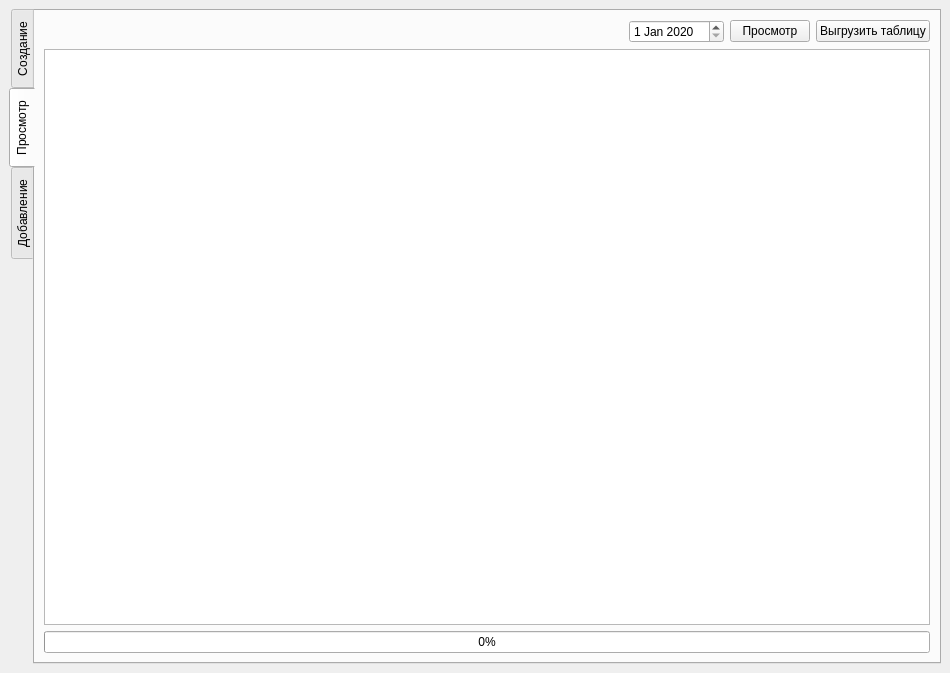
<?xml version="1.0" encoding="UTF-8"?>
<ui version="4.0">
 <class>MainWindow</class>
 <widget class="QMainWindow" name="MainWindow">
  <property name="geometry">
   <rect>
    <x>0</x>
    <y>0</y>
    <width>950</width>
    <height>673</height>
   </rect>
  </property>
  <property name="windowTitle">
   <string>Расписание занятий</string>
  </property>
  <property name="statusTip">
   <string notr="true"/>
  </property>
  <widget class="QWidget" name="centralwidget">
   <layout class="QVBoxLayout" name="verticalLayout_8">
    <item>
     <widget class="QTabWidget" name="tabWidget">
      <property name="focusPolicy">
       <enum>Qt::StrongFocus</enum>
      </property>
      <property name="tabPosition">
       <enum>QTabWidget::West</enum>
      </property>
      <property name="tabShape">
       <enum>QTabWidget::Rounded</enum>
      </property>
      <property name="currentIndex">
       <number>1</number>
      </property>
      <widget class="QWidget" name="tab">
       <attribute name="title">
        <string>Создание</string>
       </attribute>
       <layout class="QVBoxLayout" name="verticalLayout_2">
        <item>
         <widget class="QTableWidget" name="tableWidget">
          <property name="focusPolicy">
           <enum>Qt::NoFocus</enum>
          </property>
          <property name="editTriggers">
           <set>QAbstractItemView::NoEditTriggers</set>
          </property>
          <property name="selectionMode">
           <enum>QAbstractItemView::NoSelection</enum>
          </property>
          <property name="selectionBehavior">
           <enum>QAbstractItemView::SelectRows</enum>
          </property>
          <property name="sortingEnabled">
           <bool>false</bool>
          </property>
          <attribute name="verticalHeaderVisible">
           <bool>false</bool>
          </attribute>
         </widget>
        </item>
        <item>
         <layout class="QHBoxLayout" name="horizontalLayout_6">
          <item>
           <widget class="QProgressBar" name="progressBar">
            <property name="value">
             <number>0</number>
            </property>
           </widget>
          </item>
          <item>
           <widget class="QDateEdit" name="dateEdit">
            <property name="minimumDate">
             <date>
              <year>2020</year>
              <month>1</month>
              <day>1</day>
             </date>
            </property>
           </widget>
          </item>
          <item>
           <widget class="QPushButton" name="pushButton">
            <property name="minimumSize">
             <size>
              <width>124</width>
              <height>23</height>
             </size>
            </property>
            <property name="maximumSize">
             <size>
              <width>181</width>
              <height>31</height>
             </size>
            </property>
            <property name="text">
             <string>Сохранить расписание</string>
            </property>
            <property name="shortcut">
             <string>Ctrl+S</string>
            </property>
           </widget>
          </item>
         </layout>
        </item>
       </layout>
      </widget>
      <widget class="QWidget" name="tab_3">
       <attribute name="title">
        <string>Просмотр</string>
       </attribute>
       <layout class="QVBoxLayout" name="verticalLayout_3">
        <item>
         <layout class="QHBoxLayout" name="horizontalLayout">
          <item>
           <spacer name="horizontalSpacer">
            <property name="orientation">
             <enum>Qt::Horizontal</enum>
            </property>
            <property name="sizeHint" stdset="0">
             <size>
              <width>40</width>
              <height>20</height>
             </size>
            </property>
           </spacer>
          </item>
          <item>
           <widget class="QDateEdit" name="dateEdit_2">
            <property name="minimumDate">
             <date>
              <year>2020</year>
              <month>1</month>
              <day>1</day>
             </date>
            </property>
           </widget>
          </item>
          <item>
           <widget class="QPushButton" name="pushButton_2">
            <property name="text">
             <string>Просмотр</string>
            </property>
           </widget>
          </item>
          <item>
           <widget class="QPushButton" name="export_button">
            <property name="text">
             <string>Выгрузить таблицу</string>
            </property>
           </widget>
          </item>
         </layout>
        </item>
        <item>
         <widget class="QTableWidget" name="tableWidget_2">
          <property name="focusPolicy">
           <enum>Qt::NoFocus</enum>
          </property>
          <attribute name="verticalHeaderVisible">
           <bool>false</bool>
          </attribute>
         </widget>
        </item>
        <item>
         <widget class="QProgressBar" name="progressBar_2">
          <property name="value">
           <number>0</number>
          </property>
         </widget>
        </item>
       </layout>
      </widget>
      <widget class="QWidget" name="tab_2">
       <attribute name="title">
        <string>Добавление</string>
       </attribute>
       <layout class="QVBoxLayout" name="verticalLayout_4">
        <item>
         <widget class="QTabWidget" name="tabWidget_2">
          <property name="focusPolicy">
           <enum>Qt::NoFocus</enum>
          </property>
          <property name="tabPosition">
           <enum>QTabWidget::South</enum>
          </property>
          <property name="currentIndex">
           <number>0</number>
          </property>
          <widget class="QWidget" name="tab_4">
           <attribute name="title">
            <string>Группы</string>
           </attribute>
           <layout class="QVBoxLayout" name="verticalLayout">
            <item>
             <layout class="QHBoxLayout" name="horizontalLayout_2">
              <item>
               <widget class="QLineEdit" name="edit_group"/>
              </item>
              <item>
               <widget class="QPushButton" name="button_group">
                <property name="text">
                 <string>Добавить</string>
                </property>
               </widget>
              </item>
             </layout>
            </item>
            <item>
             <widget class="QTableWidget" name="table_groups">
              <property name="focusPolicy">
               <enum>Qt::NoFocus</enum>
              </property>
              <property name="editTriggers">
               <set>QAbstractItemView::NoEditTriggers</set>
              </property>
             </widget>
            </item>
           </layout>
          </widget>
          <widget class="QWidget" name="tab_5">
           <attribute name="title">
            <string>Преподаватели</string>
           </attribute>
           <layout class="QVBoxLayout" name="verticalLayout_5">
            <item>
             <layout class="QHBoxLayout" name="horizontalLayout_3">
              <item>
               <widget class="QLineEdit" name="edit_lecturer"/>
              </item>
              <item>
               <widget class="QPushButton" name="button_lecturer">
                <property name="text">
                 <string>Добавить</string>
                </property>
               </widget>
              </item>
             </layout>
            </item>
            <item>
             <widget class="QTableWidget" name="table_lecturer">
              <property name="focusPolicy">
               <enum>Qt::NoFocus</enum>
              </property>
              <property name="editTriggers">
               <set>QAbstractItemView::NoEditTriggers</set>
              </property>
              <property name="sortingEnabled">
               <bool>false</bool>
              </property>
             </widget>
            </item>
           </layout>
          </widget>
          <widget class="QWidget" name="tab_6">
           <attribute name="title">
            <string>Предметы</string>
           </attribute>
           <layout class="QVBoxLayout" name="verticalLayout_6">
            <item>
             <layout class="QHBoxLayout" name="horizontalLayout_5">
              <item>
               <widget class="QLineEdit" name="edit_subject"/>
              </item>
              <item>
               <widget class="QPushButton" name="button_subject">
                <property name="text">
                 <string>Добавить</string>
                </property>
               </widget>
              </item>
             </layout>
            </item>
            <item>
             <widget class="QTableWidget" name="table_subject">
              <property name="focusPolicy">
               <enum>Qt::NoFocus</enum>
              </property>
              <property name="editTriggers">
               <set>QAbstractItemView::NoEditTriggers</set>
              </property>
              <property name="sortingEnabled">
               <bool>false</bool>
              </property>
             </widget>
            </item>
           </layout>
          </widget>
          <widget class="QWidget" name="tab_7">
           <attribute name="title">
            <string>Аудитории</string>
           </attribute>
           <layout class="QVBoxLayout" name="verticalLayout_7">
            <item>
             <layout class="QHBoxLayout" name="horizontalLayout_4">
              <item>
               <widget class="QLineEdit" name="edit_classroom">
                <property name="maxLength">
                 <number>999</number>
                </property>
               </widget>
              </item>
              <item>
               <widget class="QPushButton" name="button_classroom">
                <property name="text">
                 <string>Добавить</string>
                </property>
               </widget>
              </item>
             </layout>
            </item>
            <item>
             <widget class="QTableWidget" name="table_classroom">
              <property name="focusPolicy">
               <enum>Qt::NoFocus</enum>
              </property>
              <property name="editTriggers">
               <set>QAbstractItemView::NoEditTriggers</set>
              </property>
              <property name="sortingEnabled">
               <bool>false</bool>
              </property>
             </widget>
            </item>
           </layout>
          </widget>
         </widget>
        </item>
        <item>
         <widget class="QPushButton" name="update_button">
          <property name="text">
           <string>Обновить</string>
          </property>
          <property name="shortcut">
           <string>Ctrl+R</string>
          </property>
         </widget>
        </item>
       </layout>
      </widget>
     </widget>
    </item>
   </layout>
  </widget>
 </widget>
 <tabstops>
  <tabstop>tabWidget</tabstop>
  <tabstop>dateEdit</tabstop>
  <tabstop>pushButton</tabstop>
  <tabstop>dateEdit_2</tabstop>
  <tabstop>pushButton_2</tabstop>
  <tabstop>export_button</tabstop>
  <tabstop>edit_group</tabstop>
  <tabstop>button_group</tabstop>
  <tabstop>edit_lecturer</tabstop>
  <tabstop>button_lecturer</tabstop>
  <tabstop>edit_subject</tabstop>
  <tabstop>button_subject</tabstop>
  <tabstop>edit_classroom</tabstop>
  <tabstop>button_classroom</tabstop>
  <tabstop>update_button</tabstop>
 </tabstops>
 <resources/>
 <connections/>
</ui>
